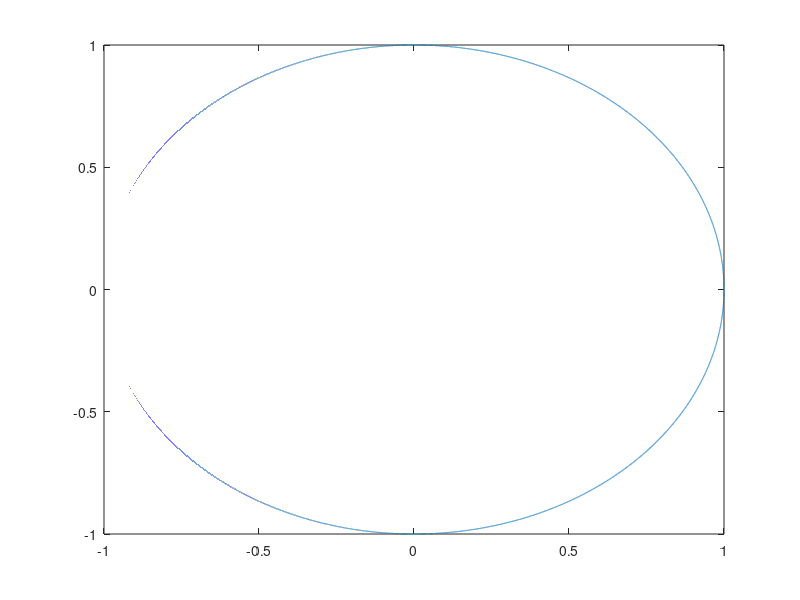

The MATLAB source for this figure: (Note: this script raises an error after producing the figure.)
theta = 0:.01:2*pi;
rho = sin(2*theta);

t = -1000:.0001:1000;
x = (1-t.^2)./(1+t.^2);
y = (2.*t)./(1+t.^2);
figure
plot(x,y)
figure 
%Since one is in polar one is in cartesian we have to use figure for seperate graphs
polarplot(theta,rho)